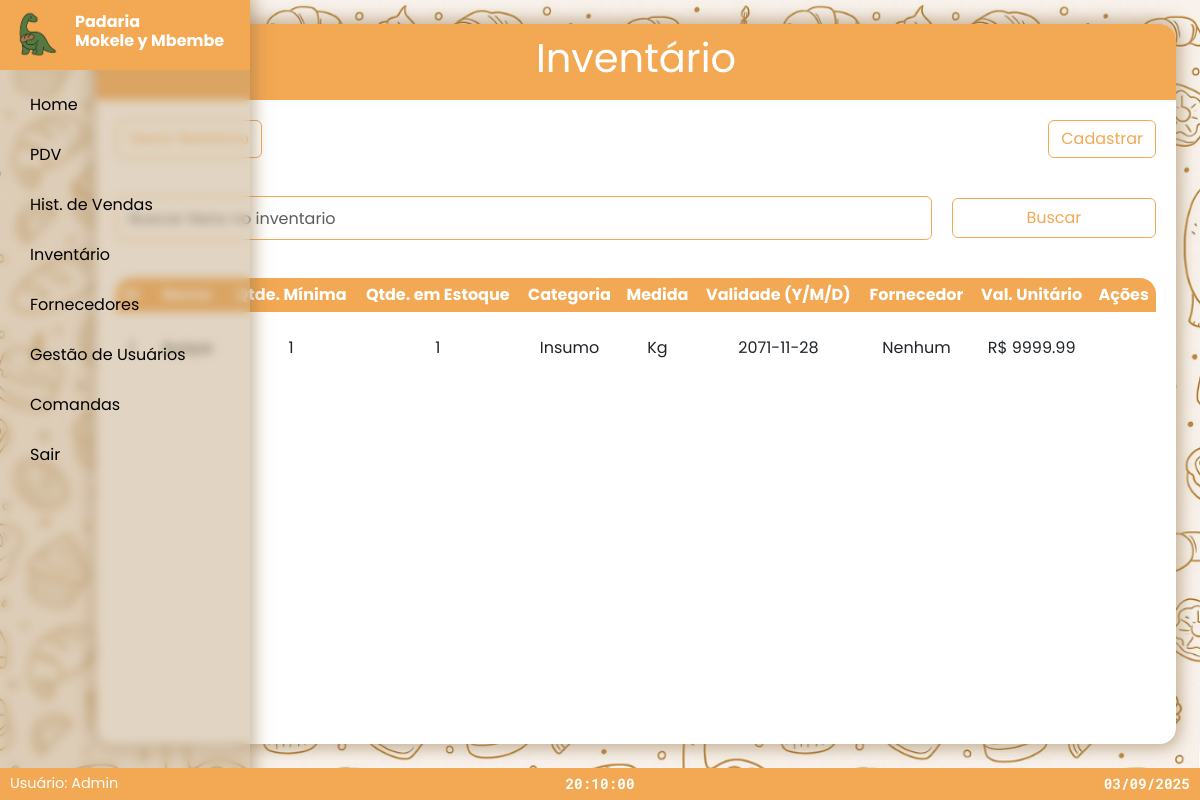
The page /view/itens.php (signed in) on the database its author committed.
### tables this page shows
CREATE TABLE `itens` (
  `id_item` int(11) NOT NULL,
  `nome_item` varchar(255) NOT NULL,
  `quant_min` int(11) NOT NULL,
  `quant` int(11) NOT NULL,
  `categoria` enum('produto','insumo') NOT NULL,
  `validade` date NOT NULL,
  `id_fornecedor` int(11) DEFAULT NULL,
  `val_unitario` decimal(6,2) NOT NULL,
  `unidade_medida` varchar(50) NOT NULL
);

### controller/permissions/permission.php (called while the page is built, shortened)
<?php
$permissoes = [
    2 => ["pdv.php", "comandas.php"],
    3 => ["itens.php", "fornecedores.php"]
];
function verificar_permissao($id, string $pagina = null): bool {
    if ($id == 1) {
        return true;
    }
    global $permissoes;
    $pagina = $pagina ?? basename($_SERVER["PHP_SELF"]);
    return isset($permissoes[$id]) && in_array($pagina, $permissoes[$id], true);
}
?>

### controller/itens/controllerItens.php (called while the page is built, shortened)
<?php
require_once __DIR__ . "/../../conexao.php";
function consulta_itens(): array|string
{
    global $con;
    $sql = "SELECT * FROM itens";
    $stmt = $con->prepare($sql);
    try {
        if ($stmt->execute()) {
            return $stmt->fetchAll(PDO::FETCH_ASSOC);
        }
    } catch (PDOException $e) {
        return $e->getMessage();
    }
    return "Não foi possível realizar a consulta.";
}

### controller/fornecedores/controllerFornecedores.php (called while the page is built, shortened)
<?php
function fornecedor_item(?int $item_id_fornecedor): string
{
    if ($item_id_fornecedor === null) {
        return "Nenhum";
    }
    return $fornecedor["nome_fornecedor"];
}

### view/itens.php (the view, shortened to what this page needs)
<?php
require_once __DIR__ . "/../controller/permissions/permission.php";
require_once __DIR__ . "/../controller/itens/controllerItens.php";
require_once __DIR__ . "/../controller/fornecedores/controllerFornecedores.php";
$itens = consulta_itens();
?>
<!DOCTYPE html>
<html lang="pt-br">
<head>
    <link rel="stylesheet" href="../bootstrap/css/bootstrap.min.css">
    <link rel="stylesheet" href="../src/css/padrao.css">
    <link rel="stylesheet" href="../src/css/itens.css">
</head>
<body>
<?= include "./partials/sidebar.php" ?>
    <main id="main-inventario">
        <div id="topo-pagina">
            <h1>Inventário</h1>
        </div>
        <div id="container-top">
            <div id="cadastro_relatorio">
                <button type="button" class="btn btn-outline-warning">Gerar Relatório</button>
                <button type="button" id="abrirCadastroItens" class="btn btn-outline-warning"
                    onclick="document.getElementById('cadastroItens').showModal()">Cadastrar</button>
            </div>
            <form method="get" action="itens.php" id="form-busca-itens">
                <input type="text" class="form-control" name="busca" placeholder="Buscar Itens no inventario">
                <button type="submit" class="btn btn-outline-warning">Buscar</button>
            </form>
        </div>
        <div id="ctnr-tabela">
            <table class="tabela">
                <thead>
                    <tr>
                        <th>ID</th>
                        <th>Nome</th>
                        <th>Qtde. Mínima</th>
                        <th>Qtde. em Estoque</th>
                        <th>Categoria</th>
                        <th>Medida</th>
                        <th>Validade (Y/M/D)</th>
                        <th>Fornecedor</th>
                        <th>Val. Unitário</th>
                        <th>Ações</th>
                    </tr>
                </thead>
                <tbody>
                    <?php if (!empty($itens) && gettype($itens) == "array"): ?>
                        <?php foreach ($itens as $item): ?>
                            <tr>
                                <td><?= htmlspecialchars(
                                    $item["id_item"],
                                ) ?></td>
                                <td title="<?= htmlspecialchars(
                                    $item["nome_item"],
                                ) ?>">
                                    <?php echo mb_strimwidth(
                                        $item["nome_item"],
                                        0,
                                        18,
                                        "...",
                                    ); ?>
                                </td>
                                <td><?= htmlspecialchars(
                                    $item["quant_min"],
                                ) ?></td>
                                <td><?= htmlspecialchars($item["quant"]) ?></td>
                                <td><?= htmlspecialchars(
                                    ucfirst($item["categoria"]),
                                ) ?></td>
                                <td><?= htmlspecialchars(
                                    ucfirst($item["unidade_medida"]),
                                ) ?></td>
                                <td><?= htmlspecialchars(
                                    $item["validade"],
                                ) ?></td>
                                <td data-id-fornecedor="<?= $item[
                                    "id_fornecedor"
                                ] ?>">
                                    <?= htmlspecialchars(
                                        fornecedor_item($item["id_fornecedor"]),
                                    ) ?>
                                </td>
                                <td><span>R$</span>
                                    <span><?= htmlspecialchars(
                                        $item["val_unitario"],
                                    ) ?></span>
                                </td>
                                <td class="acoes">
                                    <form action="../controller/itens/deletarItens.php" method="POST">
                                        <button type="submit" class="botao-acoes">
                                        </button>
                                    </form>
                                </td>
                            </tr>
                        <?php endforeach; ?>
                    <?php endif; ?>
                </tbody>
            </table>
        </div>
    </main>
    <?= include "./partials/footer.html" ?>
</body>
</html>

### view/partials/sidebar.php (shortened to what this page needs)
<?php
require_once __DIR__ ."/../../controller/permissions/permission.php";
$idCargo = $_SESSION["id_cargo"];
?>
<nav class="menu-lateral">
    <div class="cabeca-do-menu">
        <img
            src="../src/img/icon.png"
            alt="Logo Da Padaria Mokele y Mbembe"
            class="logo"
        />
        <h1>Padaria<br />Mokele y Mbembe</h1>
    </div>
    <ul>
        <li class="item-menu">
            <a href="./home.php">
                <span>Home</span>
            </a>
        </li>
        <?php if (verificar_permissao($idCargo, "pdv.php")): ?>
        <li class="item-menu">
            <a href="./pdv.php">
                <span>PDV</span>
            </a>
        </li>
        <?php endif; ?>
        <?php if (verificar_permissao($idCargo, "historicoVendas.php")): ?>
        <li class="item-menu">
            <a href="./historicoVendas.php">
                <span>Hist. de Vendas</span>
            </a>
        </li>
        <?php endif; ?>
        <?php if (verificar_permissao($idCargo, "itens.php")): ?>
        <li class="item-menu">
            <a href="./itens.php">
                <span>Inventário</span>
            </a>
        </li>
        <?php endif; ?>
        <?php if (verificar_permissao($idCargo, "fornecedores.php")): ?>
        <li class="item-menu">
            <a href="./fornecedores.php">
                <span>Fornecedores</span>
            </a>
        </li>
        <?php endif; ?>
        <?php if (verificar_permissao($idCargo, "usuarios.php")): ?>
        <li class="item-menu">
            <a href="./usuarios.php">
                <span>Gestão de Usuários</span>
            </a>
        </li>
        <?php endif; ?>
        <?php if (verificar_permissao($idCargo, "comandas.php")): ?>
        <li class="item-menu">
            <a href="./comandas.php">
                <span>Comandas</span>
            </a>
        </li>
        <?php endif; ?>
        <li class="item-menu">
            <a href="./logout.php">
                <span>Sair</span>
            </a>
        </li>
    </ul>
</nav>

### src/css/padrao.css (style rules this page uses)
* { margin: 0; padding: 0; box-sizing: border-box; font-family: var(--fonte-principal); }
body { background-image: url(../img/mokele-general-bg.png); background-size: cover; background-position: center; background-repeat: no-repeat; height: 100vh; width: 100%; }
main { display: flex; justify-content: center; align-items: center; background-color: var(--cor-fundo); padding: var(--espaco-padrao); border-radius: var(--radius); position: absolute; top: 48%; left: 53%; transform: translate(-50%, -50%); height: 90vh; max-height: 95vh; box-shadow: var(--sombra); }
main form { padding: 20px; width: 100%; }
main input { width: 100%; height: 2.7em; padding: 0 20px; border-radius: var(--radius); border: 1px solid var(--cor-secundaria); font-size: 1rem; color: var(--cor-texto); margin-bottom: 20px; }
main input::placeholder { color: var(--cor-secundaria); opacity: 0.7; }
form button { width: 100%; height: 2.5em; margin: 20px 0; background-color: var(--cor-primaria); color: var(--cor-fundo); border: none; border-radius: var(--radius); font-size: 1.2em; font-weight: bold; cursor: pointer; transition: 0.3s ease-in-out; }
#usuFooter { display: flex; align-items: center; font-weight: normal; }
.form-control { border-color: var(--cor-primaria); }
.btn-outline-warning { color: var(--cor-primaria); border-color: var(--cor-primaria); }
#footerPagina { position: fixed; bottom: 0; left: 0; width: 100%; background-color: var(--cor-primaria); color: white; display: flex; justify-content: space-between; align-items: center; padding: 5px 10px; font-size: 0.9rem; z-index: 1000; }
#horaAtual { position: absolute; left: 50%; top: 50%; transform: translate(-50%, -50%); }
#horaAtual, #dataAtual { font-family: "Roboto Mono", monospace; font-weight: bold; }

### src/css/itens.css (style rules this page uses)
#main-inventario { flex-direction: column; width: 90%; padding: 0; justify-content: start; }
#topo-pagina { background-color: var(--cor-primaria); color: white; width: 100%; padding: 10px; margin-bottom: 20px; text-align: center; border-top-left-radius: var(--radius); border-top-right-radius: var(--radius); }
#container-top { padding: 0 20px; width: 100%; display: flex; flex-direction: column; justify-content: space-between; gap: 20px; }
#form-busca-itens { width: 100%; display: flex; flex-direction: row; gap: 20px; justify-content: space-between; align-items: center; padding: 0; }
#form-busca-itens input { width: 80%; margin: 0; }
#form-busca-itens button { width: 20%; }
#cadastro_relatorio { display: flex; flex-direction: row; justify-content: space-between; align-items: center; padding: 0; }
#ctnr-tabela { width: 100%; padding: 20px; overflow-y: scroll; }
.tabela { width: 100%; border-collapse: collapse; }
.tabela td, th { text-align: center; padding: 8px 12px; }
.tabela thead { font-weight: bold; color: white; background-color: var(--cor-primaria); }
.tabela th { padding: 5px; border: none; margin: 0; }
.tabela thead th:first-child { border-top-left-radius: var(--radius); }
.tabela thead th:last-child { border-top-right-radius: var(--radius); }
.botao-acoes { background: none; border: none; cursor: pointer; padding: 0; margin: 0; }
.acoes { display: flex; flex-direction: row; }
.acoes form { background: none; border: none; padding: 0; margin: 0; }

### src/css/variaveis.css (style rules this page uses)
:root { --cor-primaria: #f3a853; --cor-primaria-escura: #bc8647; --cor-primaria-clara: #f6b76f; --cor-secundaria: #967345; --cor-fundo: #fff; --cor-fundo-secundario: #f9f9f9; --cor-texto: #222; --cor-botao-cancelar: #fff; --cor-botao-cancelar-borda: #f3a853; --cor-link: #967345; --ativo: #4dab13; --atencao: #e93737; --radius: 16px; --sombra: 0 0px 15px 5px #96734580; --fonte-principal: Poppins, sans-serif; --espaco-padrao: 20px; }

### rows shown on the page
itens: id_item "1", nome_item "Ayaya", quant_min "1", quant "1", categoria "Insumo", unidade_medida "Kg", validade "2071-11-28", id_fornecedor "Nenhum", val_unitario "9999.99"

### other values the page prints
include "./partials/footer.html" "Usuário: Admin 20:10:00 03/09/2025"
